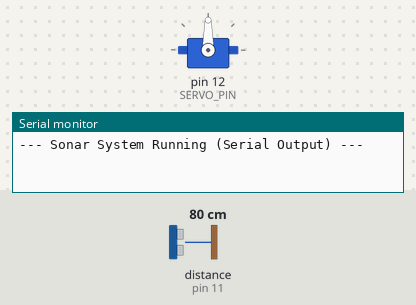
The sketch below on a simulated Arduino Uno, built with avr-gcc and run on an emulated ATmega328P. On the bench: servo, the last lines printed to the serial monitor. Wiring (inferred from the names in the program): ultrasonic range finder: trigger pin 10; echo pin 11. The inputs (shaded band) are chosen by the test bench; at power-on: distance to the obstacle (sensor on pin 11) 80 cm. The echo pulse lasts 58.3 µs per cm.

Above: at 0.1 s.
2.3 s: distance to the obstacle (sensor on pin 11) set to 9 cm
At 3.0 s:
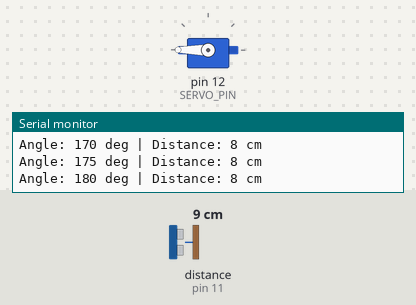
5.3 s: distance to the obstacle (sensor on pin 11) set to 60 cm
8.3 s: distance to the obstacle (sensor on pin 11) set to 4 cm
At 8.89 s:
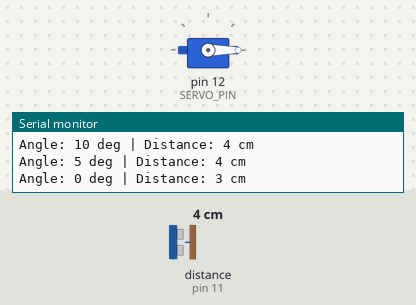
Timing chart, 0 to 17.3 s (numbered marks = the images above; inputs shaded):
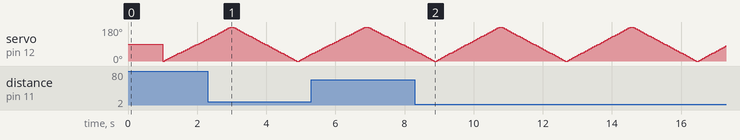

The sketch:

code15.ino
```cpp
// --- Library Includes ---
#include <Servo.h>

// --- Pin Definitions ---
// Ultrasonic Sensor
const int TRIG_PIN = 10;
const int ECHO_PIN = 11;

// Servo Motor
const int SERVO_PIN = 12;

// --- Global Objects ---
Servo myservo;

// --- Timing and Distance Variables ---
long duration;  // stores the duration of the ultrasonic pulse
int distance_cm; // stores the calculated distance in cm
int angle = 0;   // stores the current servo angle

// --- Setup Function ---
void setup() {
  // 1. Initialize Serial Communication (ESSENTIAL for this version)
  Serial.begin(9600);
  Serial.println("--- Sonar System Running (Serial Output) ---");

  // 2. Initialize Ultrasonic Pins
  pinMode(TRIG_PIN, OUTPUT);
  pinMode(ECHO_PIN, INPUT);

  // 3. Attach Servo
  myservo.attach(SERVO_PIN);
  myservo.write(90); // Start at the center (90 degrees)

  delay(1000);
}

// --- Main Loop Function ---
void loop() {
  // Sweep the Servo from 0 to 180 degrees
  for (angle = 0; angle <= 180; angle += 5) {
    myservo.write(angle);
    measure_and_print();
    delay(50); // Small delay for movement
  }

  // Sweep the Servo back from 180 to 0 degrees
  for (angle = 180; angle >= 0; angle -= 5) {
    myservo.write(angle);
    measure_and_print();
    delay(50); // Small delay for movement
  }
}

// --- Custom Function to Measure Distance ---
int measureDistance() {
  // Clear trigger, then send 10us pulse
  digitalWrite(TRIG_PIN, LOW);
  delayMicroseconds(2);
  digitalWrite(TRIG_PIN, HIGH);
  delayMicroseconds(10);
  digitalWrite(TRIG_PIN, LOW);

  // Read the echo pin
  duration = pulseIn(ECHO_PIN, HIGH);

  // Calculate distance: Distance (cm) = (Duration * 0.0343) / 2
  distance_cm = duration * 0.0343 / 2;

  return distance_cm;
}

// --- Custom Function to Print Data to Serial Monitor ---
void measure_and_print() {
  distance_cm = measureDistance();

  // Print to Serial Monitor
  Serial.print("Angle: ");
  Serial.print(angle);
  Serial.print(" deg | Distance: ");
  Serial.print(distance_cm);
  Serial.println(" cm");
}
```
